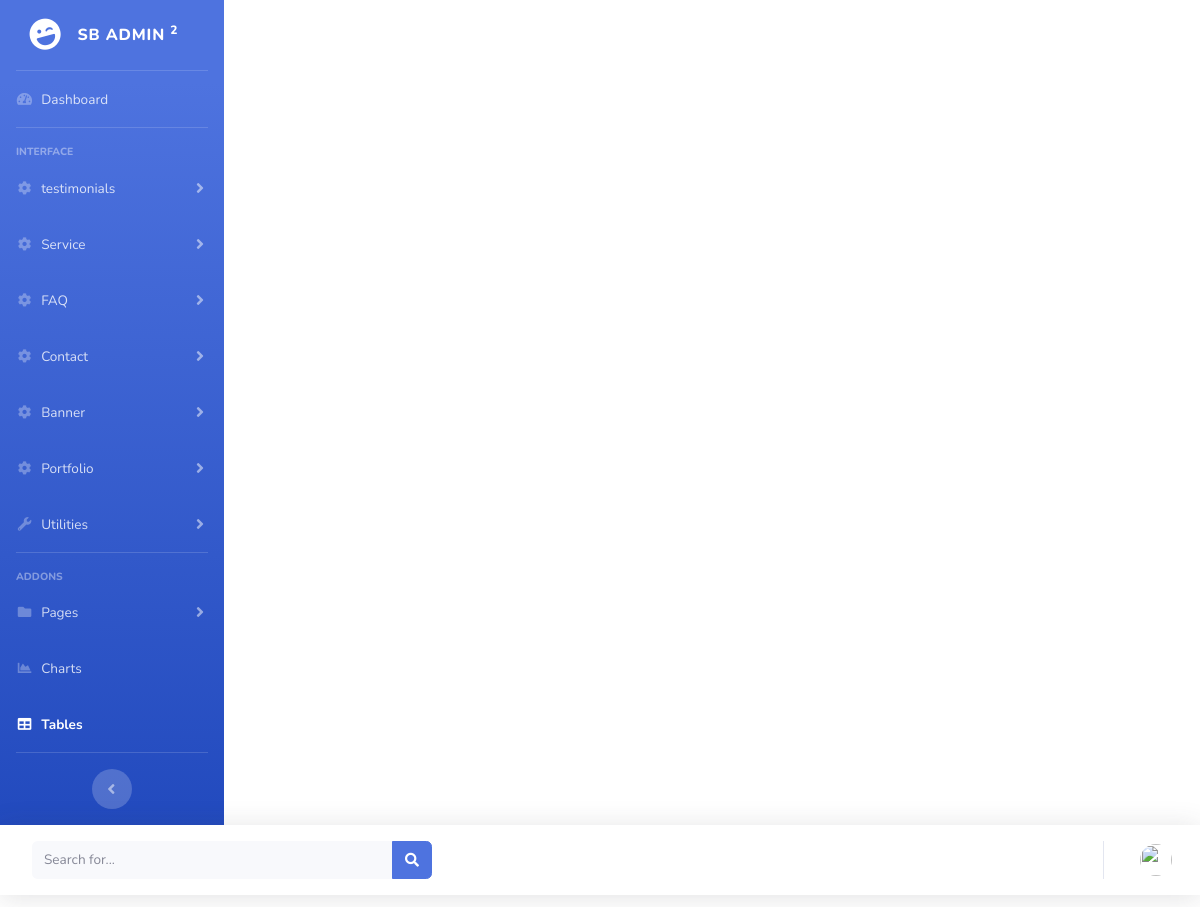
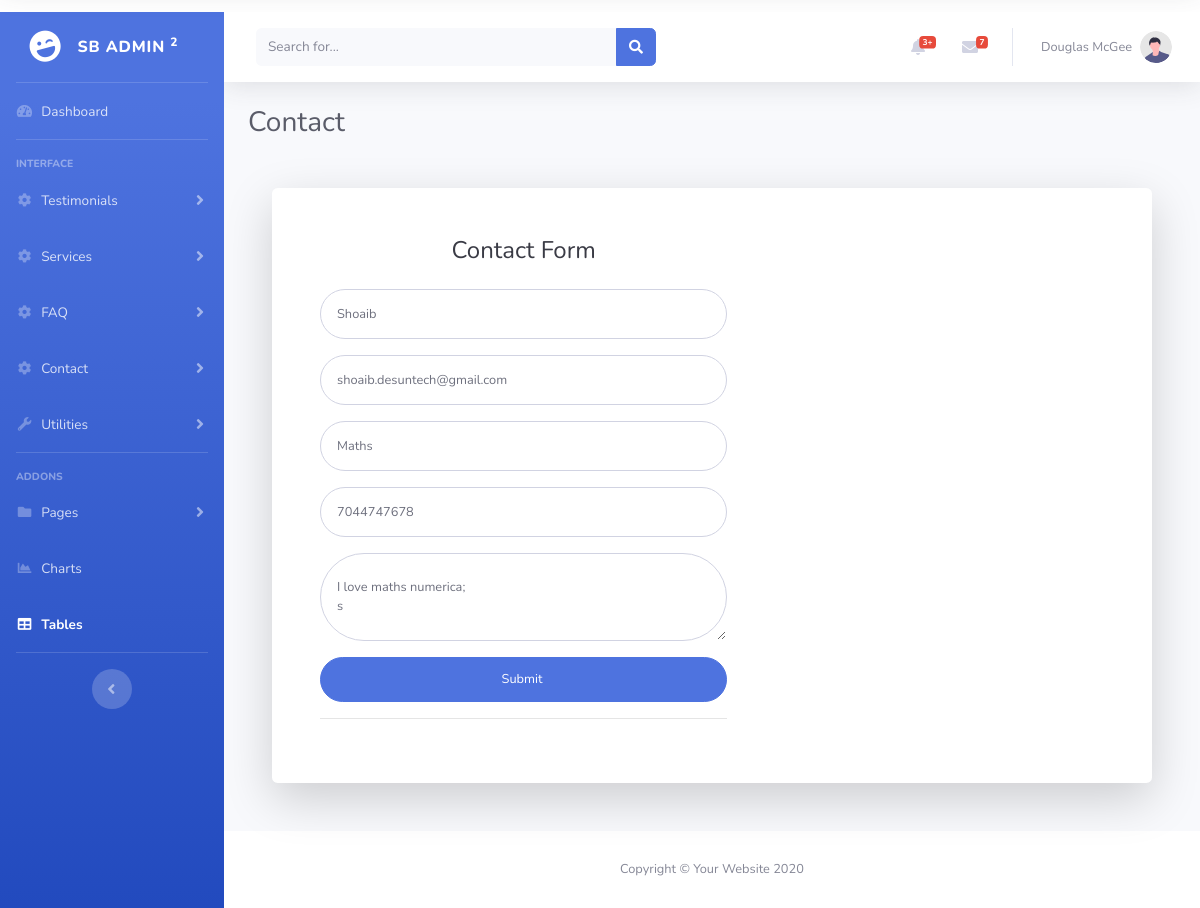
Page /project/admin/edit_contact.php?id=5 on the committed database (2 pictures, top to bottom).
### tables this page shows
CREATE TABLE `contact` (
  `contact_id` int(11) NOT NULL,
  `name` varchar(255) NOT NULL,
  `email` varchar(255) NOT NULL,
  `subject` varchar(200) NOT NULL,
  `phone` varchar(255) NOT NULL,
  `message` longtext NOT NULL,
  `craete_at` datetime NOT NULL DEFAULT current_timestamp(),
  `update_at` datetime NOT NULL DEFAULT current_timestamp() ON UPDATE current_timestamp()
);

### project/admin/edit_contact.php (the view, shortened to what this page needs)
<?php include("include/master.php");
$id = isset($_GET['id']) ? $_GET['id'] : '';
if (isset($id)) {
  $sql = "SELECT * FROM `contact` WHERE contact_id = $id";
  $result = mysqli_query($conn, $sql);
  $row = mysqli_fetch_assoc($result);
}
?>
<!DOCTYPE html>
<html lang="en">
<head>
  <link href="vendor/fontawesome-free/css/all.min.css" rel="stylesheet" type="text/css">
  <link href="assets/css/sb-admin-2.min.css" rel="stylesheet">
  <link href="vendor/datatables/dataTables.bootstrap4.min.css" rel="stylesheet">
</head>
<body id="page-top">
  <div id="wrapper">
    <ul class="navbar-nav bg-gradient-primary sidebar sidebar-dark accordion" id="accordionSidebar">
      <a class="sidebar-brand d-flex align-items-center justify-content-center" href="index.html">
        <div class="sidebar-brand-icon rotate-n-15">
          <i class="fas fa-laugh-wink"></i>
        </div>
        <div class="sidebar-brand-text mx-3">SB Admin <sup>2</sup></div>
      </a>
      <hr class="sidebar-divider my-0">
      <li class="nav-item">
        <a class="nav-link" href="index.html">
          <i class="fas fa-fw fa-tachometer-alt"></i>
          <span>Dashboard</span></a>
      </li>
      <hr class="sidebar-divider">
      <div class="sidebar-heading">
        Interface
      </div>
      <li class="nav-item">
        <a class="nav-link collapsed" href="#" data-toggle="collapse" data-target="#collapseTwo" aria-expanded="true" aria-controls="collapseTwo">
          <i class="fas fa-fw fa-cog"></i>
          <span>Testimonials</span>
        </a>
      </li>
      <li class="nav-item">
        <a class="nav-link collapsed" href="#" data-toggle="collapse" data-target="#collapseT" aria-expanded="true" aria-controls="collapseTwo">
          <i class="fas fa-fw fa-cog"></i>
          <span>Services</span>
        </a>
      </li>
      <li class="nav-item">
        <a class="nav-link collapsed" href="#" data-toggle="collapse" data-target="#faq" aria-expanded="true" aria-controls="collapseTwo">
          <i class="fas fa-fw fa-cog"></i>
          <span>FAQ</span>
        </a>
      </li>
      <li class="nav-item">
        <a class="nav-link collapsed" href="#" data-toggle="collapse" data-target="#Contact" aria-expanded="true" aria-controls="collapseTwo">
          <i class="fas fa-fw fa-cog"></i>
          <span>Contact</span>
        </a>
      </li>
      <li class="nav-item">
        <a class="nav-link collapsed" href="#" data-toggle="collapse" data-target="#collapseUtilities" aria-expanded="true" aria-controls="collapseUtilities">
          <i class="fas fa-fw fa-wrench"></i>
          <span>Utilities</span>
        </a>
      </li>
      <hr class="sidebar-divider">
      <div class="sidebar-heading">
        Addons
      </div>
      <li class="nav-item">
        <a class="nav-link collapsed" href="#" data-toggle="collapse" data-target="#collapsePages" aria-expanded="true" aria-controls="collapsePages">
          <i class="fas fa-fw fa-folder"></i>
          <span>Pages</span>
        </a>
      </li>
      <li class="nav-item">
        <a class="nav-link" href="charts.html">
          <i class="fas fa-fw fa-chart-area"></i>
          <span>Charts</span></a>
      </li>
      <li class="nav-item active">
        <a class="nav-link" href="tables.html">
          <i class="fas fa-fw fa-table"></i>
          <span>Tables</span></a>
      </li>
      <hr class="sidebar-divider d-none d-md-block">
      <div class="text-center d-none d-md-inline">
        <button class="rounded-circle border-0" id="sidebarToggle"></button>
      </div>
    </ul>
    <div id="content-wrapper" class="d-flex flex-column">
      <div id="content">
        <nav class="navbar navbar-expand navbar-light bg-white topbar mb-4 static-top shadow">
          <form class="d-none d-sm-inline-block form-inline mr-auto ml-md-3 my-2 my-md-0 mw-100 navbar-search">
            <div class="input-group">
              <input type="text" class="form-control bg-light border-0 small" placeholder="Search for..." aria-label="Search" aria-describedby="basic-addon2">
              <div class="input-group-append">
                <button class="btn btn-primary" type="button">
                  <i class="fas fa-search fa-sm"></i>
                </button>
              </div>
            </div>
          </form>
          <ul class="navbar-nav ml-auto">
            <li class="nav-item dropdown no-arrow mx-1">
              <a class="nav-link dropdown-toggle" href="#" id="alertsDropdown" role="button" data-toggle="dropdown" aria-haspopup="true" aria-expanded="false">
                <i class="fas fa-bell fa-fw"></i>
                <span class="badge badge-danger badge-counter">3+</span>
              </a>
            </li>
            <li class="nav-item dropdown no-arrow mx-1">
              <a class="nav-link dropdown-toggle" href="#" id="messagesDropdown" role="button" data-toggle="dropdown" aria-haspopup="true" aria-expanded="false">
                <i class="fas fa-envelope fa-fw"></i>
                <span class="badge badge-danger badge-counter">7</span>
              </a>
            </li>
            <li class="nav-item dropdown no-arrow">
              <a class="nav-link dropdown-toggle" href="#" id="userDropdown" role="button" data-toggle="dropdown" aria-haspopup="true" aria-expanded="false">
                <span class="mr-2 d-none d-lg-inline text-gray-600 small">Douglas McGee</span>
                <img class="img-profile rounded-circle" src="img/undraw_profile.svg">
              </a>
            </li>
          </ul>
        </nav>
        <div class="container-fluid">
          <h1 class="h3 mb-2 text-gray-800">Contact</h1>
          <div class="container">
            <div class="card o-hidden border-0 shadow-lg my-5">
              <div class="card-body p-0">
                <div class="row">
                  <div class="col-lg-7">
                    <div class="p-5">
                      <div class="text-center">
                        <h1 class="h4 text-gray-900 mb-4">Contact Form</h1>
                      </div>
                      <form class="user" action="" method="post">
                        <div class="form-group ">
                          <input type="text" class="form-control form-control-user" name="name" value="<?= isset($row['name']) ? $row['name'] : ""; ?>" id="exampleFirstName" placeholder="name">
                        </div>
                        <div class="form-group">
                          <input type="text" class="form-control form-control-user" name="email" value="<?= isset($row['email']) ? $row['email'] : ""; ?>" id="exampleInputEmail" placeholder="email">
                        </div>
                        <div class="form-group ">
                          <input type="text" class="form-control form-control-user" id="exampleInputPassword" name="subject" value="<?= isset($row['subject']) ? $row['subject'] : ""; ?>" placeholder="subject">
                        </div>
                        <div class="form-group ">
                          <input type="number" class="form-control form-control-user" id="exampleInputPassword" name="phone" value="<?= isset($row['phone']) ? $row['phone'] : ""; ?>" placeholder="phone number">
                        </div>
                        <div class="form-group ">
                          <textarea type="text" class="form-control form-control-user" id="exampleInputPassword" name="message" value="" placeholder="Enter the message..."><?= isset($row['message']) ? $row['message'] : ""; ?></textarea>
                        </div>
                        <input type="submit" class="btn btn-primary btn-user btn-block" name="update" value="Submit ">
                      </form>
                      <hr>
                    </div>
                  </div>
                </div>
              </div>
            </div>
          </div>
        </div>
      </div>
      <footer class="sticky-footer bg-white">
        <div class="container my-auto">
          <div class="copyright text-center my-auto">
            <span>Copyright &copy; Your Website 2020</span>
          </div>
        </div>
      </footer>
    </div>
  </div>
</body>
</html>

### rows in the picture
contact: name "Shoaib", email "shoaib.desuntech@gmail.com", subject "Maths", phone "7044747678", message "I love maths numerica; s"
